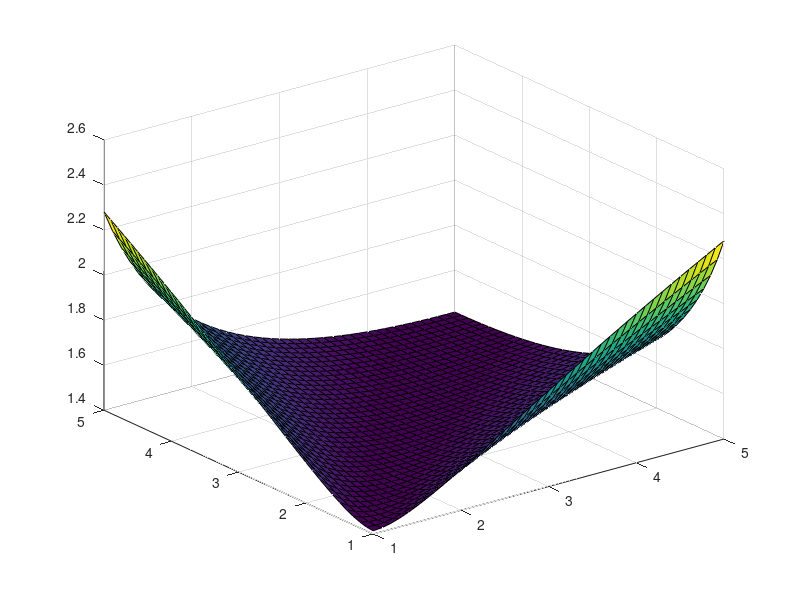

Recreate this plot in MATLAB. (Note: this script raises an error after producing the figure.)
[X, Y] = meshgrid(1:0.1:5,1:0.1:5);
Z = (X./Y + Y./X).^0.5;
surf(X,Y,Z);

hold all;
w = Z(:);
X = X(:);
Y = Y(:);

u = [X,Y];

x = log(u);
y = log(w);

s = compare_fits(x,y, 2,1);

[u1, u2] = meshgrid(1:5,1:5);

% Max Affine Fitting
PAR_MA = s.maxaffine.params{1};
A = PAR_MA([2,3,5,6]);
B = PAR_MA([1,4]);
w_MA = exp(B(1)) .* u1.^A(1) .* u2.^A(2);
surf(u1,u2,w_MA);
hold all;
w_MA = exp(B(2)) .* u1.^A(3) .* u2.^A(4);
surf(u1,u2,w_MA);
hold all;

% Softmax Affine Fitting
% % PAR_SMA = s.softmax_optMAinit.params{1};
% % A = PAR_SMA([2,3,5,6]);
% % B = PAR_SMA([1,4]);
% % alpha = 1/PAR_SMA(end);
% % w_SMA = (exp(alpha.*B(1)) .* u1.^(alpha*A(1)) .* u2.^(alpha*A(2)) +...
% %         exp(alpha.*B(2)) .* u1.^(alpha*A(3)) .* u2.^(alpha*A(4))...
% %         ).^(1/alpha);
% % surf(u1,u2,w_SMA);